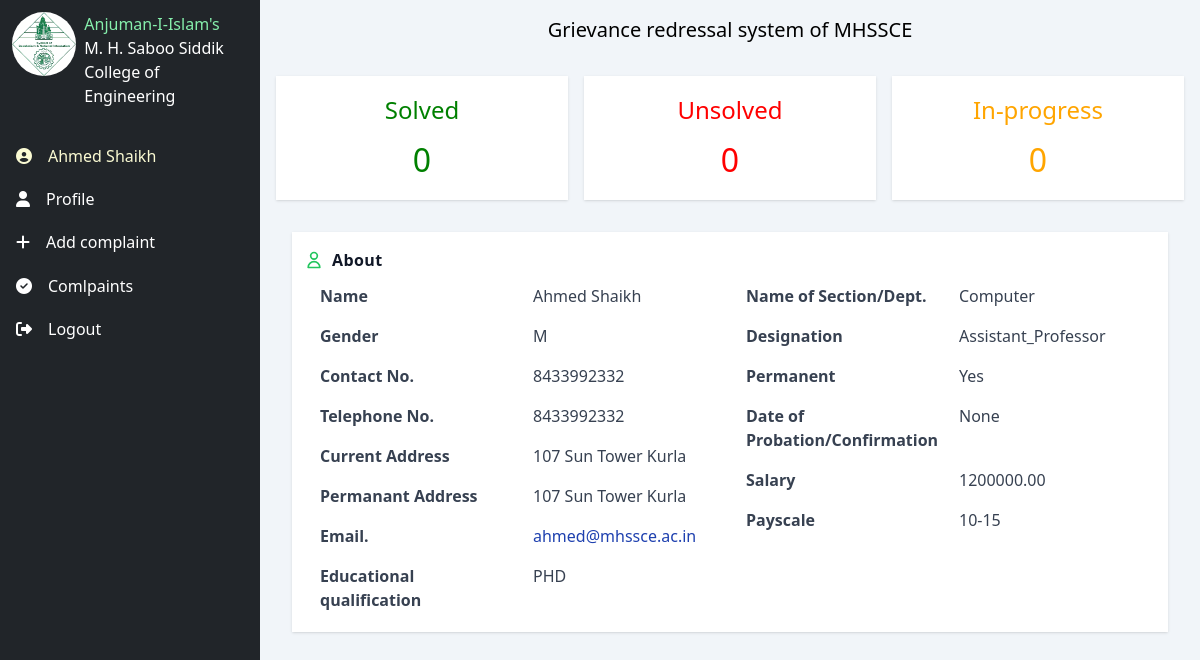
The page /faculty (signed in) on the database as committed earlier.
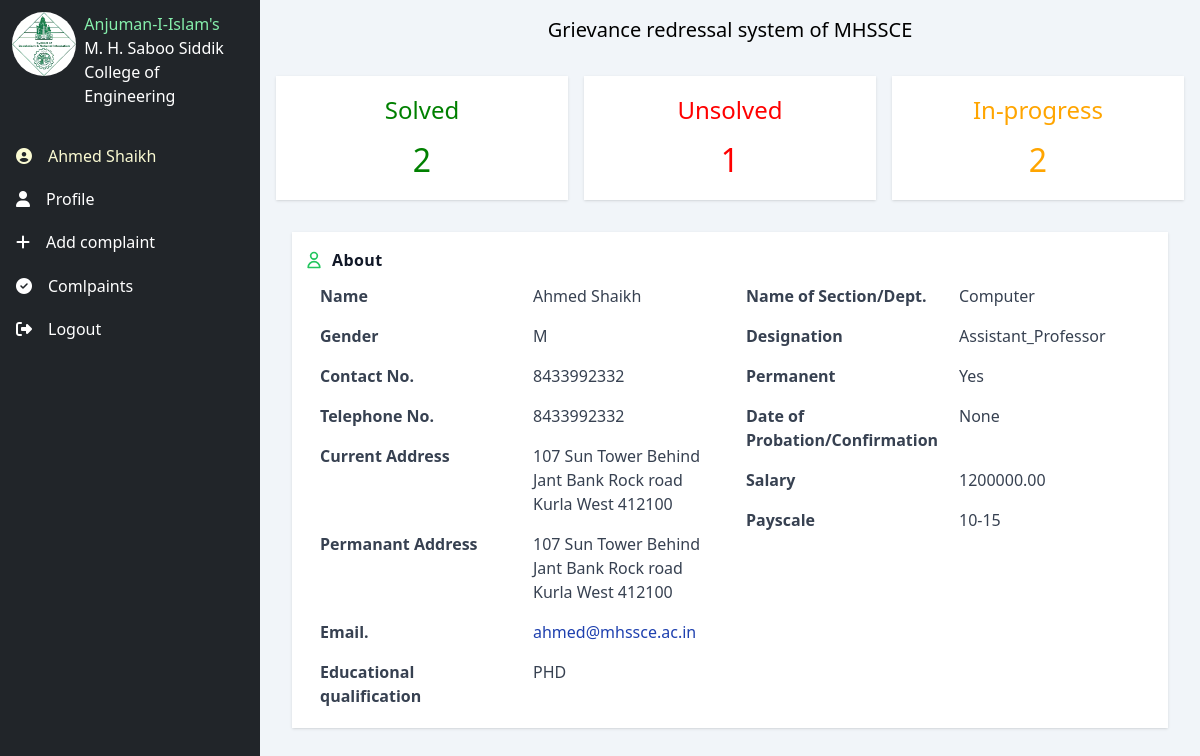
The same page on the database as committed later.
### login/models.py (models this page shows, shortened)
class CustomUser(AbstractUser):
    full_name = models.CharField(max_length=100, blank=True)
    role = models.CharField(max_length=50, choices=[('Review Committee', 'Review Committee'), ('Assessment Committee', 'Assessment Committee'), ('HO', 'HO'),('Faculty','Faculty')])
    gender = models.CharField(max_length=1, choices=[('M', 'Male'), ('F', 'Female'), ('O', 'Other')], blank=True)
    contact_no = models.CharField(max_length=15, blank=True)
    telephone_no = models.CharField(max_length=15, blank=True)
    current_address = models.CharField(max_length=150, blank=True)
    permanent_address = models.CharField(max_length=150, blank=True)
    educational_qualification = models.CharField(max_length=100, blank=True)
    department = models.CharField(max_length=50, blank=True)
    designation = models.CharField(max_length=50, blank=True)
    permanent_employee = models.CharField(max_length=3, choices=[('Yes', 'Yes'), ('No', 'No')], blank=True)
    date_of_probation = models.DateField(null=True, blank=True)
    salary = models.DecimalField(max_digits=10, decimal_places=2, blank=True, null=True)
    payscale = models.CharField(max_length=20, blank=True)
    class Meta:
        verbose_name = 'User'
        verbose_name_plural = 'Users'

### login/views.py (the view)
# urls.py: path("faculty",views.faculty,name="faculty"),
@login_required(login_url='login')
@cache_control(no_cache=True, must_revalidate=True,no_store=True)
def faculty(request):
    user = request.user
    solved_complaints_count = Complaint.objects.filter(user=user,status='Solved').count()
    unsolved_complaints_count = Complaint.objects.filter(user=user,status='Unsolved').count()
    progress_complaints_count = Complaint.objects.filter(user=user,status='In-Progress').count()
    count_complaints = {
    'solved':solved_complaints_count,
    'unsolved':unsolved_complaints_count,
    'progress':progress_complaints_count
    }
    return render(request,'faculty/faculty.html',context=count_complaints)

### templates/faculty/faculty.html (shortened to what the changed rows need)
{% extends 'base.html'%}
{% load static %}
{% block body%}
<div id="content" class="bg-slate-100">
    <div class="card-container">
        <div class="card shadow" style="color: green;border-radius:0;">
            <div class="card-title">Solved</div>
            <div class="card-subtitle">{{solved}}</div>
        </div>
        <div class="card shadow" style="color: red; border-radius:0;">
            <div class="card-title">Unsolved</div>
            <div class="card-subtitle">{{unsolved}}</div>
        </div>
        <div class="card shadow" style="color:orange; border-radius:0;">
            <div class="card-title">In-progress</div>
            <div class="card-subtitle">{{progress}}</div>
        </div>
    </div>
    <div id="profile">
        <div class="bg-white p-3 shadow rounded-none">
            <div class="text-gray-700">
                <div class="grid md:grid-cols-2 text-md">
                    <div>
                        <div class="grid grid-cols-2">
                            <div class="px-4 py-2 font-semibold">Name</div>
                            <div class="px-4 py-2">{{ user.full_name}}</div>
                        </div>
                        <div class="grid grid-cols-2">
                            <div class="px-4 py-2 font-semibold">Gender</div>
                            <div class="px-4 py-2">{{ user.gender}}</div>
                        </div>
                        <div class="grid grid-cols-2">
                            <div class="px-4 py-2 font-semibold">Contact No.</div>
                            <div class="px-4 py-2">{{ user.contact_no}}</div>
                        </div>
                        <div class="grid grid-cols-2">
                            <div class="px-4 py-2 font-semibold">Telephone No.</div>
                            <div class="px-4 py-2">{{ user.telephone_no}}</div>
                        </div>
                        <div class="grid grid-cols-2">
                            <div class="px-4 py-2 font-semibold">Current Address</div>
                            <div class="px-4 py-2">{{ user.current_address}}</div>
                        </div>
                        <div class="grid grid-cols-2">
                            <div class="px-4 py-2 font-semibold">Permanant Address</div>
                            <div class="px-4 py-2">{{ user.permanent_address}}
                            </div>
                        </div>
                        <div class="grid grid-cols-2">
                            <div class="px-4 py-2">
                                <a class="text-blue-800" href="mailto:jane@example.com">{{ user.email}}</a>
                            </div>
                        </div>
                        <div class="grid grid-cols-2">
                            <div class="px-4 py-2 font-semibold">Educational qualification</div>
                            <div class="px-4 py-2">{{ user.educational_qualification}}</div>
                        </div>
                    </div>
                    <div>
                        <div class="grid grid-cols-2">
                            <div class="px-4 py-2 font-semibold">Name of Section/Dept.</div>
                            <div class="px-4 py-2">{{ user.department}}</div>
                        </div>
                        <div class="grid grid-cols-2">
                            <div class="px-4 py-2 font-semibold">Designation</div>
                            <div class="px-4 py-2">{{ user.designation}}</div>
                        </div>
                        <div class="grid grid-cols-2">
                            <div class="px-4 py-2 font-semibold">Permanent</div>
                            <div class="px-4 py-2">{{ user.permanent_employee}}</div>
                        </div>
                        <div class="grid grid-cols-2">
                            <div class="px-4 py-2 font-semibold">Date of Probation/Confirmation</div>
                            <div class="px-4 py-2">{{ user.date_of_probation}}</div>
                        </div>
                        <div class="grid grid-cols-2">
                            <div class="px-4 py-2 font-semibold">Salary</div>
                            <div class="px-4 py-2">{{ user.salary}}</div>
                        </div>
                        <div class="grid grid-cols-2">
                            <div class="px-4 py-2 font-semibold">Payscale</div>
                            <div class="px-4 py-2">{{ user.payscale}}</div>
                        </div>
                    </div>
                </div>
            </div>
        </div>
        {% endblock%}

### templates/base.html (shortened to what this page needs)
{% load static %}
<!DOCTYPE html>
<html lang="en">
<head>
    <link rel="stylesheet" href="{% static 'src/out.css'%}">
    <link rel="stylesheet" href="{% static 'src/styles.css'%}">
</head>
<body>
    <div id="container">
        {% block sidebar%}
        <div id="sidenav" class="">
            <div class="p-1 mt-2 mx-2 flex gap-2">
                <img src="{% static 'img/logo-hq.png'%}" class="h-16 rounded-full">
                <div class="flex-col">
                    <span class="text-green-300">Anjuman-I-Islam's</span><br>
                    <span>M. H. Saboo Siddik</span><br>
                    <span>College of Engineering</span>
                </div>
            </div>
            <nav>
                <ul>
                    <div class="nav-link"><span><i class="fa-solid fa-circle-user"
                                style="color: lightgoldenrodyellow;"></i></span>
                        <li style="color: lightgoldenrodyellow;"> {{user.full_name}}</li>
                    </div>
                    <div class="nav-link"><span><i class="fa-solid fa-user" style="color: #ffffff;"></i></span>
                        <li><a href="{% url 'faculty'%}">Profile</a></li>
                    </div>
                    <div class="nav-link"><span><i class="fa-solid fa-plus" style="color: #ffffff;"></i></span>
                        <li><a href="{% url 'add/complaint'%}">Add complaint</a></li>
                    </div>
                    <div class="nav-link"><span><i class="fa-solid fa-circle-check" style="color: #ffffff;"></i></span>
                        <li><a href="{% url 'view/MyComplaints'%}">Comlpaints</a></li>
                    </div>
                    <div class="nav-link"><span><i class="fa-solid fa-right-from-bracket"
                                style="color: #ffffff;"></i></span>
                        <li><a href="{% url 'logout' %}">Logout</a></li>
                    </div>
                </ul>
            </nav>
        </div>
        {% endblock%}
        {% block body %}
        {% endblock %}
    </div>
</body>
</html>

Rows that differ between the two databases and show on the page:
changed CustomUser "Ahmed Shaikh": current_address "107 Sun Tower Kurla" → "107 Sun Tower Behind Jant Bank Rock road Kurla West 412100"; permanent_address "107 Sun Tower Kurla" → "107 Sun Tower Behind Jant Bank Rock road Kurla West 412100"
Other text that changed with them:
{{ solved }}: "0" → "2"
{{ unsolved }}: "0" → "1"
{{ progress }}: "0" → "2"
